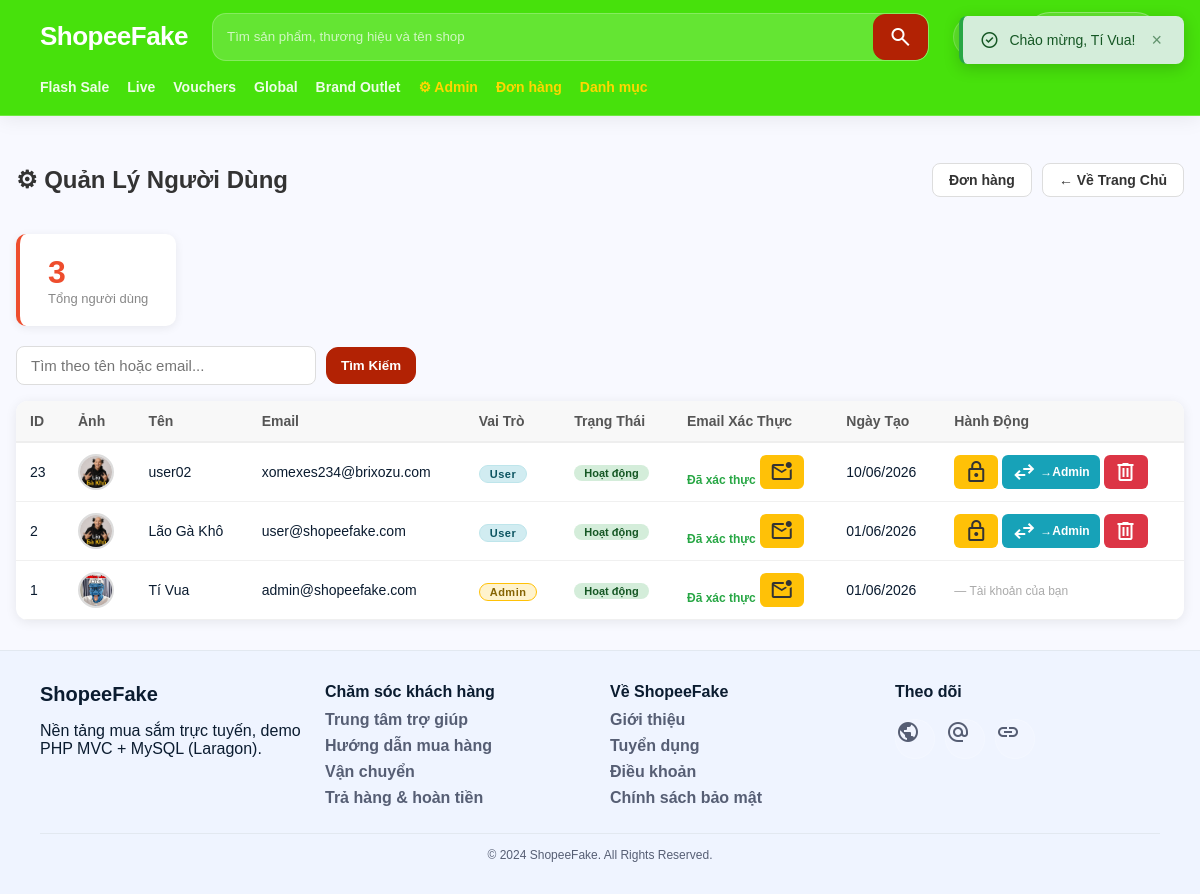
Page /admin/users (signed in) on the committed database.
### tables this page shows
CREATE TABLE IF NOT EXISTS `users` (
  `id` int NOT NULL AUTO_INCREMENT,
  `name` varchar(255) NOT NULL,
  `email` varchar(255) NOT NULL,
  `password` varchar(255) NOT NULL,
  `role` varchar(20) NOT NULL DEFAULT 'user',
  `is_active` tinyint(1) NOT NULL DEFAULT '0',
  `avatar` varchar(255) DEFAULT NULL,
  `phone` varchar(20) DEFAULT NULL,
  `address` text,
  `remember_token` varchar(100) DEFAULT NULL,
  `email_verified_at` datetime DEFAULT NULL,
  `created_at` datetime NOT NULL,
  `updated_at` datetime NOT NULL,
  PRIMARY KEY (`id`),
  UNIQUE KEY `email` (`email`)
);

### app/controllers/AdminController.php (called while the page is built, shortened)
<?php
require_once __DIR__ . '/../models/UserModel.php';
require_once __DIR__ . '/../core/helpers.php';
class AdminController
{
    private UserModel $userModel;
    public function __construct(private PDO $pdo)
    {
        $this->userModel = new UserModel($pdo);
    }
    public function users(): void
    {
        $page    = max(1, (int)($_GET['page'] ?? 1));
        $search  = trim($_GET['q'] ?? '');
        $result  = $this->userModel->paginate($page, 15, $search);
        require __DIR__ . '/../views/admin/users.php';
    }
}

### index.php (called while the page is built, shortened)
<?php
require_once __DIR__ . '/app/config/database.php';
require_once __DIR__ . '/app/core/helpers.php';
$requestPath = parse_url($_SERVER['REQUEST_URI'] ?? '/', PHP_URL_PATH) ?? '/';
$routePath = trim($requestPath, '/');
$parts = array_values(array_filter(explode('/', $routePath), static fn($part) => $part !== ''));
$controller = $parts[0] ?? 'default';
$action = isset($parts[1]) ? route_action($parts[1]) : ($controller === 'default' ? 'home' : 'index');
$obj = new $controllerClass($pdo);
$obj->$action();

### app/models/UserModel.php (called while the page is built, shortened)
<?php
class UserModel
{
    public function paginate(int $page = 1, int $perPage = 15, string $search = ''): array
    {
        $offset = ($page - 1) * $perPage;
        $like = "%{$search}%";
        $total = $this->pdo->prepare(
            "SELECT COUNT(*) FROM users WHERE name LIKE ? OR email LIKE ?"
        );
        $total->execute([$like, $like]);
        $totalCount = (int)$total->fetchColumn();
        $stmt = $this->pdo->prepare(
            "SELECT id, name, email, role, is_active, avatar, phone, email_verified_at, created_at
             FROM users WHERE name LIKE ? OR email LIKE ?
             ORDER BY id DESC LIMIT ? OFFSET ?"
        );
        $stmt->bindValue(1, $like, PDO::PARAM_STR);
        $stmt->bindValue(2, $like, PDO::PARAM_STR);
        $stmt->bindValue(3, $perPage, PDO::PARAM_INT);
        $stmt->bindValue(4, $offset, PDO::PARAM_INT);
        $stmt->execute();
        $users = $stmt->fetchAll();
        return [
            'users'      => $users,
            'total'      => $totalCount,
            'page'       => $page,
            'perPage'    => $perPage,
            'totalPages' => (int)ceil($totalCount / $perPage),
        ];
    }
}

### app/core/helpers.php (called while the page is built, shortened)
<?php
function base_url(string $path = ''): string {
    $scriptName = $_SERVER['SCRIPT_NAME'] ?? '/index.php';
    $base = str_replace('/index.php', '', $scriptName);
    $base = rtrim($base, '/');
    if ($path === '') {
        return $base !== '' ? $base : '/';
    }
    return ($base !== '' ? $base : '') . '/' . ltrim($path, '/');
}
function route_slug(string $value): string {
    $value = preg_replace('/([a-z])([A-Z])/', '$1-$2', $value);
    return strtolower(str_replace('_', '-', $value));
}
function url(string $controller = 'default', string $action = 'home', array $params = [], string $fragment = ''): string {
    $controller = route_slug($controller);
    $action = route_slug($action);
    if ($controller === 'default' && $action === 'home') {
        $path = base_url();
    } else {
        $path = base_url($controller . '/' . $action);
    }
    $query = http_build_query(array_filter($params, static fn($value) => $value !== null && $value !== ''), '', '&', PHP_QUERY_RFC3986);
    return $path . ($query ? '?' . $query : '') . ($fragment ? '#' . ltrim($fragment, '#') : '');
}
function e(string $s): string {
    return htmlspecialchars($s, ENT_QUOTES, 'UTF-8');
}
function avatar_url(?string $avatarName): string
{
    if (empty($avatarName)) {
        return 'public/assets/default_avatar.png';
    }
    return 'public/uploads/avatars/' . $avatarName;
}

### app/views/admin/users.php (the view, shortened to what this page needs)
<?php require __DIR__ . '/../shares/header.php'; ?>
<div class="admin-page">
  <div class="admin-header">
    <h1>⚙ Quản Lý Người Dùng</h1>
    <div class="admin-actions">
      <a href="<?= e(url('admin', 'orders')) ?>" class="btn btn-outline">Đơn hàng</a>
      <a href="<?= e(url()) ?>" class="btn btn-outline">← Về Trang Chủ</a>
    </div>
  </div>
  <div class="admin-stats">
    <div class="stat-card">
      <div class="stat-num"><?= $result['total'] ?></div>
      <div class="stat-label">Tổng người dùng</div>
    </div>
  </div>
  <form method="GET" action="<?= e(url('admin', 'users')) ?>" class="admin-search-form">
    <input type="text" name="q" class="form-control" style="display:inline-block;width:300px"
           value="<?= e($_GET['q'] ?? '') ?>" placeholder="Tìm theo tên hoặc email...">
    <button type="submit" class="btn btn-primary">Tìm Kiếm</button>
  </form>
  <div class="admin-table-wrap">
    <table class="admin-table">
      <thead>
        <tr>
          <th>ID</th>
          <th>Ảnh</th>
          <th>Tên</th>
          <th>Email</th>
          <th>Vai Trò</th>
          <th>Trạng Thái</th>
          <th>Email Xác Thực</th>
          <th>Ngày Tạo</th>
          <th>Hành Động</th>
        </tr>
      </thead>
      <tbody>
        <?php foreach ($result['users'] as $u): ?>
        <tr class="<?= !$u['is_active'] ? 'row-locked' : '' ?>">
          <td><?= $u['id'] ?></td>
          <td>
            <img class="table-avatar" src="<?= e(base_url(avatar_url($u['avatar']))) ?>" alt="">
          </td>
          <td><?= e($u['name']) ?></td>
          <td><?= e($u['email']) ?></td>
          <td>
            <?php if ($u['role'] === 'admin'): ?>
              <span class="role-badge role-admin">Admin</span>
            <?php else: ?>
              <span class="role-badge role-user">User</span>
            <?php endif; ?>
          </td>
          <td>
            <?php if ($u['is_active']): ?>
              <span class="status-badge status-active">Hoạt động</span>
            <?php else: ?>
              <span class="status-badge status-locked">Bị khóa</span>
            <?php endif; ?>
          </td>
          <td>
            <?php if ($u['email_verified_at']): ?>
              <span class="badge-verified">Đã xác thực</span>
              <form method="POST" action="<?= e(url('admin', 'unverifyUserEmail')) ?>" class="inline-form"
                    onsubmit="return confirm('Bỏ xác thực email người dùng này?')">
                <button type="submit" class="btn btn-warning btn-sm" title="Bỏ xác thực email">
                  <span class="material-symbols-outlined">mark_email_unread</span>
                </button>
              </form>
            <?php endif; ?>
          </td>
          <td><?= date('d/m/Y', strtotime($u['created_at'])) ?></td>
          <td class="action-cell">
            <?php if ($u['id'] !== (int)$_SESSION['user']['id']): ?>
            <form method="POST" action="<?= e(url('admin', 'toggleActive')) ?>" class="inline-form"
                  onsubmit="return confirm('Bạn chắc chắn?')">
              <button type="submit" class="btn <?= $u['is_active'] ? 'btn-warning' : 'btn-success' ?> btn-sm"
                      title="<?= $u['is_active'] ? 'Khóa tài khoản' : 'Mở khóa tài khoản' ?>">
                <span class="material-symbols-outlined"><?= $u['is_active'] ? 'lock' : 'lock_open' ?></span>
              </button>
            </form>
            <form method="POST" action="<?= e(url('admin', 'changeRole')) ?>" class="inline-form"
                  onsubmit="return confirm('Thay đổi vai trò?')">
              <button type="submit" class="btn btn-info btn-sm"
                      title="Chuyển thành <?= $u['role'] === 'admin' ? 'User' : 'Admin' ?>">
                <span class="material-symbols-outlined">swap_horiz</span>
                <?= $u['role'] === 'admin' ? '→User' : '→Admin' ?>
              </button>
            </form>
            <form method="POST" action="<?= e(url('admin', 'deleteUser')) ?>" class="inline-form"
                  onsubmit="return confirm('XÓA tài khoản này? Không thể hoàn tác!')">
              <button type="submit" class="btn btn-danger btn-sm" title="Xóa tài khoản">
                <span class="material-symbols-outlined">delete</span>
              </button>
            </form>
            <?php else: ?>
              <span class="text-muted">— Tài khoản của bạn</span>
            <?php endif; ?>
          </td>
        </tr>
        <?php endforeach; ?>
      </tbody>
    </table>
  </div>
</div>
<?php require __DIR__ . '/../shares/footer.php'; ?>

### public/assets/styles.css (style rules this page uses)
:root { --primary:#b22204; --green:#47E10C; --bg:#f8f9ff; --text:#0b1c30; --muted:#565e74; --card:#ffffff; --border:#E2E8F0; --warn:#F59E0B; --danger:#ba1a1a; --radius:12px; --shadow: 0 10px 30px rgba(15,23,42,.08); }
* { box-sizing:border-box }
html,body { margin:0;padding:0;font-family:sans-serif;color:var(--text);background:var(--bg) }
button,input,select,textarea { font-family:sans-serif }
a { color:inherit;text-decoration:none }
img { max-width:100%;display:block }
.btn { display:inline-flex;align-items:center;justify-content:center;gap:8px;border:1px solid var(--border);background:white;color:var(--text); padding:10px 14px;border-radius:12px;font-weight:800;cursor:pointer;transition:.2s }
.btn-primary { background:var(--primary);border-color:var(--primary);color:white }
.btn-danger { background:var(--danger);border-color:var(--danger);color:white }

### public/assets/auth.css (style rules this page uses)
.form-control { width: 100%; padding: 10px 14px; border: 1.5px solid #ddd; border-radius: 8px; font-size: 15px; box-sizing: border-box; transition: border-color .2s; font-family: inherit; }
.btn-outline { border: 1.5px solid #ddd; background: #fff; color: #333; padding: 8px 16px; border-radius: 8px; cursor: pointer; font-size: 14px; font-weight: 600; text-decoration: none; display: inline-flex; align-items: center; gap: 6px; }
.btn-sm { padding: 5px 10px; font-size: 12px; border-radius: 6px; }
.btn-warning { background: #ffc107; color: #333; border: none; cursor: pointer; border-radius: 6px; display: inline-flex; align-items: center; gap: 4px; font-size: 12px; padding: 5px 10px; }
.btn-danger { background: #dc3545; color: #fff; border: none; cursor: pointer; border-radius: 6px; display: inline-flex; align-items: center; gap: 4px; font-size: 12px; padding: 5px 10px; }
.btn-info { background: #17a2b8; color: #fff; border: none; cursor: pointer; border-radius: 6px; display: inline-flex; align-items: center; gap: 4px; font-size: 12px; padding: 5px 10px; }
.role-badge { display: inline-block; padding: 2px 10px; border-radius: 20px; font-size: 11px; font-weight: 700; letter-spacing: .5px; margin-top: 4px; }
.role-admin { background: #fff3cd; color: #856404; border: 1px solid #ffc107; }
.role-user { background: #d1ecf1; color: #0c5460; border: 1px solid #bee5eb; }
.status-badge { display: inline-block; padding: 2px 10px; border-radius: 20px; font-size: 11px; font-weight: 700; }
.status-active { background: #d4edda; color: #155724; }
.badge-verified { color: #28a745; font-size: 12px; font-weight: 600; }
.admin-page { max-width: 1200px; margin: 30px auto; padding: 0 16px; }
.admin-header { display: flex; align-items: center; justify-content: space-between; margin-bottom: 24px; }
.admin-header h1 { font-size: 24px; font-weight: 800; color: #333; }
.admin-stats { display: flex; gap: 16px; margin-bottom: 20px; }
.stat-card { background: #fff; border-radius: 10px; padding: 20px 28px; box-shadow: 0 2px 10px rgba(0,0,0,.07); border-left: 4px solid #ee4d2d; }
.stat-num { font-size: 32px; font-weight: 800; color: #ee4d2d; }
.stat-label { color: #888; font-size: 13px; }
.admin-search-form { margin-bottom: 16px; display: flex; gap: 10px; align-items: center; flex-wrap: wrap; }
.admin-actions { display: flex; align-items: center; gap: 10px; flex-wrap: wrap; }
.admin-table-wrap { background: #fff; border-radius: 12px; box-shadow: 0 2px 12px rgba(0,0,0,.08); overflow-x: auto; }
.admin-table { width: 100%; border-collapse: collapse; font-size: 14px; }
.admin-table th { background: #f8f8f8; padding: 12px 14px; text-align: left; font-weight: 700; color: #555; border-bottom: 2px solid #eee; white-space: nowrap; }
.admin-table td { padding: 11px 14px; border-bottom: 1px solid #f0f0f0; vertical-align: middle; }
.table-avatar { width: 36px; height: 36px; border-radius: 50%; object-fit: cover; border: 2px solid #ddd; }
.action-cell { white-space: nowrap; }
.inline-form { display: inline; }
.text-muted { color: #aaa; font-size: 12px; }

### rows in the picture
users: id "23", name "user02", email "xomexes234@brixozu.com", role "User", is_active "Hoạt động", created_at "10/06/2026"
users: id "2", name "Lão Gà Khô", email "user@shopeefake.com", role "User", is_active "Hoạt động", created_at "01/06/2026"
users: id "1", avatar (picture), name "Tí Vua", email "admin@shopeefake.com", role "Admin", is_active "Hoạt động", created_at "01/06/2026", shows "— Tài khoản của bạn"

### other values in the picture
$flashSuccess "Chào mừng, Tí Vua!"
$result['total'] "3"
